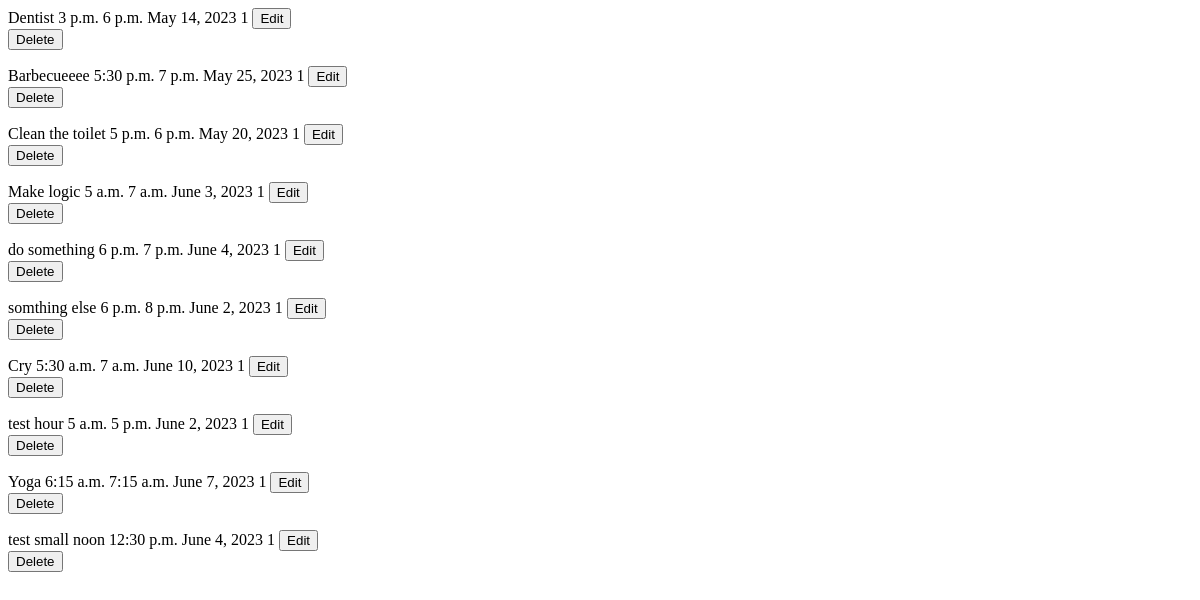
Before: /appointment with the older database file.
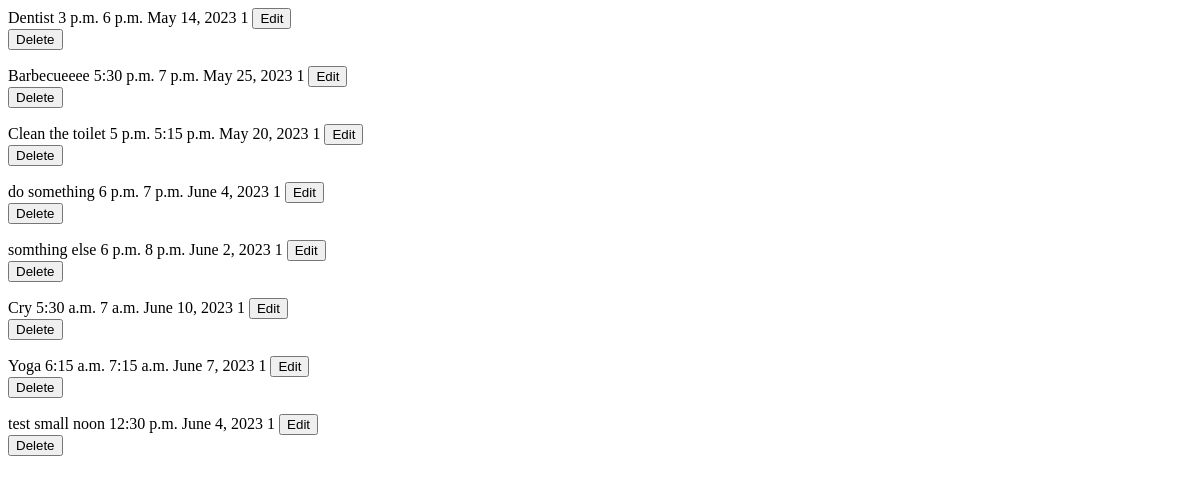
After: the same page with the newer database file.
### playground/models.py (models this page shows)
class Appointment(models.Model):
    name = models.CharField(max_length=50)
    start_time = models.TimeField()
    end_time = models.TimeField()
    date = models.DateField()
    repetition = models.PositiveSmallIntegerField(choices=(
        (1,"Never"),
        (2,"Every day"),
        (3,"Every Week"),
        (4,"Once a month"),
    ))

### playground/views.py (the view)
# urls.py: path('appointment', views.appointment_list, name='appointment_list'),#Appointment
def appointment_list(request):
    return render(request, 'appointment_list.html', {
        'appointment_list': Appointment.objects.all(),
    })

### playground/templates/appointment_list.html (shortened to what this page needs)
{% for appointment in appointment_list %}
<tr id="appointment-{{ appointment.pk }}" class="appointment-row">
  <td>{{ appointment.name }}</td>
  <td>{{ appointment.start_time }}</td>
  <td>{{ appointment.end_time }}</td>
  <td>{{ appointment.date }}</td>
  <td>{{ appointment.repetition}}</td>
  <td>
    <button class="btn btn-primary btn-sm" hx-get="{% url 'edit_appointment' pk=appointment.pk %}" hx-target="#dialog">Edit</button>
  </td>
  <td>
    <form hx-post="{% url 'remove_appointment' pk=appointment.id %}" hx-swap="outerHTML" hx-target="#appointment-{{ appointment.id }}">
        <button type="submit" class="btn btn-danger btn-sm">Delete</button>
    </form>
</td>
</tr>
{% endfor %}

Changed rows visible on the page:
removed Appointment: name "Make logic", start_time "5 a.m.", end_time "7 a.m.", date "June 3, 2023", repetition "1"
removed Appointment: name "test hour", start_time "5 a.m.", end_time "5 p.m.", date "June 2, 2023", repetition "1"
changed Appointment "Clean the toilet": end_time "6 p.m." → "5:15 p.m."
